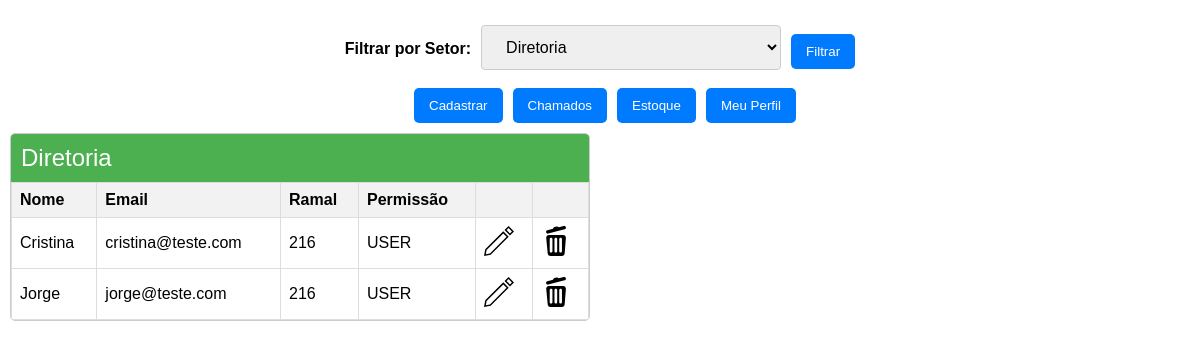
/admin/admin.php?setor=Diretoria (signed in), run on the app's committed database.
### tables this page shows
CREATE TABLE `funcionarios` (
  `id` int(11) NOT NULL,
  `departamento` varchar(100) NOT NULL,
  `email` varchar(100) NOT NULL,
  `ramal` varchar(20) DEFAULT NULL,
  `nome` varchar(100) NOT NULL,
  `senha` varchar(255) NOT NULL,
  `nivel` varchar(10) DEFAULT NULL
);

### admin/admin.php (the view, shortened to what this page needs)
<?php
include_once('../sys/conexao.php');
include_once("../components/header.php");
?>
    <link rel="stylesheet" href="../css/style.css">
    <link href="https://cdn.jsdelivr.net/gh/StephanWagner/jBox@v1.3.3/dist/jBox.all.min.css" rel="stylesheet">
</head>
<body>
        <div>
                    <form action="" method="GET" class="filtro-setor">
                    <label for="setor">Filtrar por Setor:</label>
                    <select name="setor" id="setor">
            <nav class="modulos">
                        <?php
                        $query_setores = "SELECT DISTINCT departamento FROM funcionarios ORDER BY departamento";
                        $result_setores = $conexao->query($query_setores);
                        while ($row_setor = $result_setores->fetch_assoc()) {
                            $selected = isset($_GET['setor']) && $_GET['setor'] == $row_setor['departamento'] ? 'selected' : '';
                            echo "<option value='" . htmlspecialchars($row_setor['departamento']) . "' $selected>" . htmlspecialchars($row_setor['departamento']) . "</option>";
                        }
                        ?>
                    </select>
                    <div class="btn-group"><button type="submit">Filtrar</button></div>
                </form>
                <div class="btn-group">
                    <button onclick="location.href='../sys/addCadastro.php'">Cadastrar</button>
                    <button onclick="location.href='verChamados.php'">Chamados</button>
                    <button onclick="location.href='verEstoque.php'">Estoque</button>
                    <button onclick="location.href='../profile.php'">Meu Perfil</button>
                </div>
                <?php
                $departamento_anterior = null;
                $filtro_sql = "";
                if (isset($_GET['setor']) && $_GET['setor'] !== 'todos') {
                    $setor_filtrar = $conexao->real_escape_string($_GET['setor']);
                    $filtro_sql = "WHERE departamento = '$setor_filtrar'";
                }
                $query = "SELECT nome, email, departamento, ramal, id, nivel FROM funcionarios $filtro_sql ORDER BY departamento, nome ASC";
                $result = $conexao->query($query);
                if ($result->num_rows > 0) {
                    while ($row = $result->fetch_assoc()) {
                        if ($row['departamento'] !== $departamento_anterior) {
                            echo "<div class='modulo'>";
                            echo "<h3>" . htmlspecialchars($row['departamento']) . "</h3>";
                            echo "<table>";
                            echo "<thead><tr><th>Nome</th><th>Email</th><th>Ramal</th><th>Permissão</th><th></th><th></th></tr></thead>";
                            echo "<tbody>";
                        }
                        echo "<tr>";
                        echo "<td>" . htmlspecialchars($row["nome"]) . "</td>";
                        echo "<td>" . htmlspecialchars($row["email"]) . "</td>";
                        echo "<td>" . htmlspecialchars($row["ramal"]) . "</td>";
                        echo "<td>" . htmlspecialchars($row["nivel"]) . "</td>";
                        echo "<td>";
                        echo "<a href='../sys/editAdmin.php?id=" . htmlspecialchars($row['id']) . "'>";
                        echo "</a>";
                        echo "</td>";
                        echo "<td>";
                        echo "<a href='../sys/deleteAdmin.php?id=" . htmlspecialchars($row['id']) . "' data-confirm='Você realmente deseja deletar o funcionário?'>";
                        echo "</a>";
                        echo "</td>";
                        echo "</tr>";
                        $departamento_anterior = $row['departamento'];
                    }
                    echo "</tbody></table></div>";
                } else {
                    echo "<div class='modulo'>";
                    echo "<h3>Nenhum funcionário encontrado.</h3>";
                    echo "</div>";
                }
                ?>
        </div>
        <?php
            require_once("../components/footer.php")
        ?>

### css/style.css (style rules this page uses)
* { font-family: 'Arial', sans-serif; box-sizing: border-box; }
body { height: 100vh; margin: 0px; }
.modulo { margin-bottom: 20px; border-radius: 5px; }
.modulo > h3 { margin: 0px; color: #fff; font-weight: 300; font-size: 1.5rem; padding: 10px 20px; background-color: #1867c0; }
.modulo { display: inline-block; vertical-align: top; width: calc(50% - 20px); margin: 10px; border: 1px solid #ccc; border-radius: 5px; overflow: hidden; }
.modulo h3 { background-color: #4CAF50; color: white; padding: 10px; margin: 0; }
table { width: 100%; border-collapse: collapse; }
th, td { border: 1px solid #ddd; padding: 8px; text-align: left; }
th { background-color: #f2f2f2; }
.filtro-setor { text-align: center; margin-bottom: 10px; margin-top: 20px; display: flex; justify-content: center; align-items: center; }
.filtro-setor label { font-weight: bold; margin-right: 10px; }
.filtro-setor select, .filtro-setor button { margin-top: 5px; }
.btn-group { display: flex; justify-content: center; }
.btn-group button { margin-left: 10px; padding: 10px 15px; border: none; background-color: #007bff; color: white; cursor: pointer; border-radius: 5px; transition: background-color 0.3s ease; }
select { width: 25%; padding: 12px 20px; font-size: 1em; margin: 8px 0; display: inline-block; border: 1px solid #ccc; border-radius: 4px; box-sizing: border-box; }

### data on the page
funcionarios: departamento "Diretoria", nome "Cristina", email "cristina@teste.com", ramal "216", nivel "USER"
funcionarios: nome "Jorge", email "jorge@teste.com", ramal "216", nivel "USER"

### other printed values
form field setor "Diretoria"
